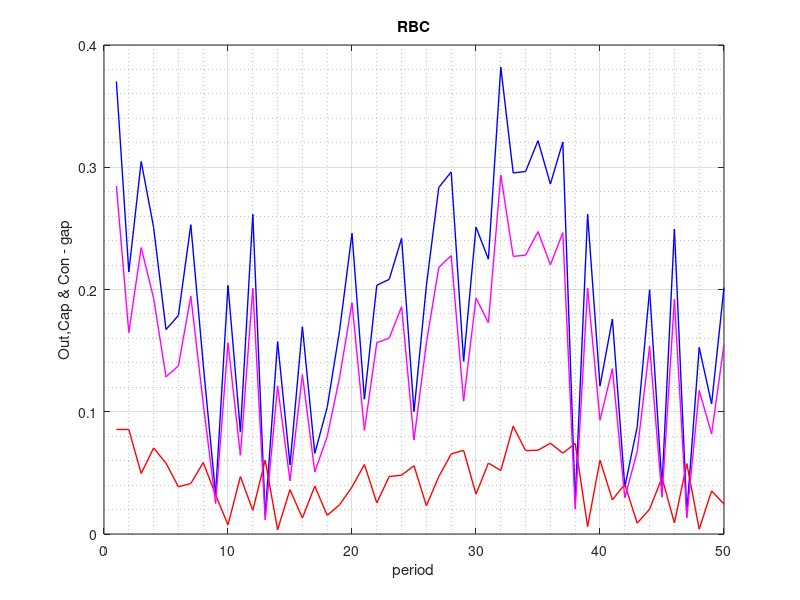

MATLAB code to generate this figure:
%RBC_Model: Dynamics of technological shocks
%This Model for the spread of a disease is only
%dependent on the state variable I

%% Set Parameter
a=0.33
b=0.7
r=0.9 %% Allowing technology shock persistence
ty=51
tmax=50; % NUmber of Weeks 
dt=1; % Size of time steps in week ( Since want to get dI
        % we would cross multiply to other side
         plotchoice = 1; %
%% Initialise Vectors
t=1:dt:tmax; % time vector
tm=1:dt:ty;
Nt = length (t); % number of time steps
k= zeros(1, Nt);   % Icome Vector
y= zeros(1, Nt); % Consumption Vector
c=zeros(1, Nt);  % Steady State Investment 
X=rand(1,1000); % 1000 random number betweeen 0-1
ko= 2;
y(1)=rand*(ko)^a; % Using (One-time shock) the standard deviation of the rand as shock
c(1)= (1-a*b)*(y(1));
k(1)= a*b*y(1)
y(2)=rand*(k(1)^a); % Using (One-time shock) the standard deviation of the rand as shock
c(2)= (1-a*b)*(y(2));

%% Calculations : 
for it =1:Nt-1
y(it+1)= (k((it))^a)*rand 
k(it+1) = a*b*y(it);
c(it+1)= (1-a*b)*(y(it+1));
end
plot(t, c, 'b' ,'LineWidth',1);
%% Plots
 switch plotchoice
    case 1
    plot(t, y, 'b' ,'LineWidth',1); hold on;
    plot(t, k, 'r' ,'LineWidth',1);
     plot(t, c, 'm' ,'LineWidth',1);
        grid on
        grid minor
        xlabel ('period')
        ylabel ('Out,Cap & Con - gap')
        title ('RBC')
 end
